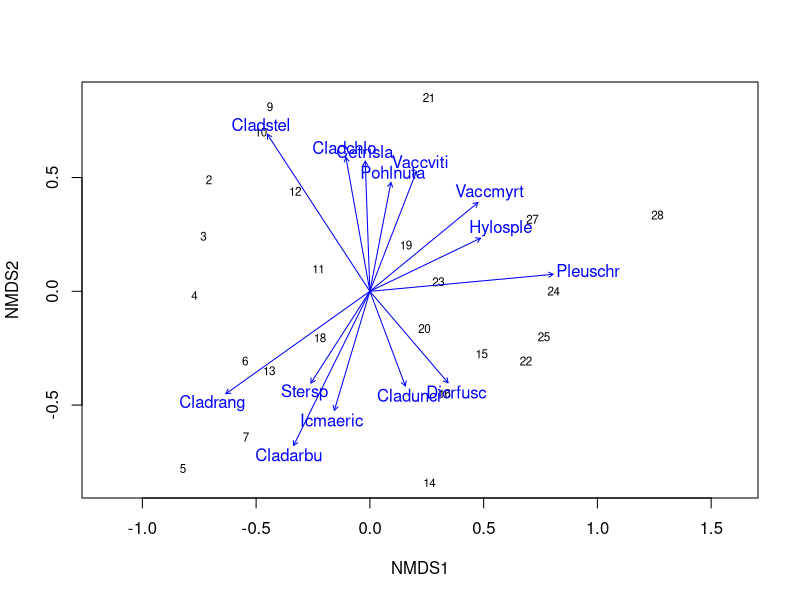
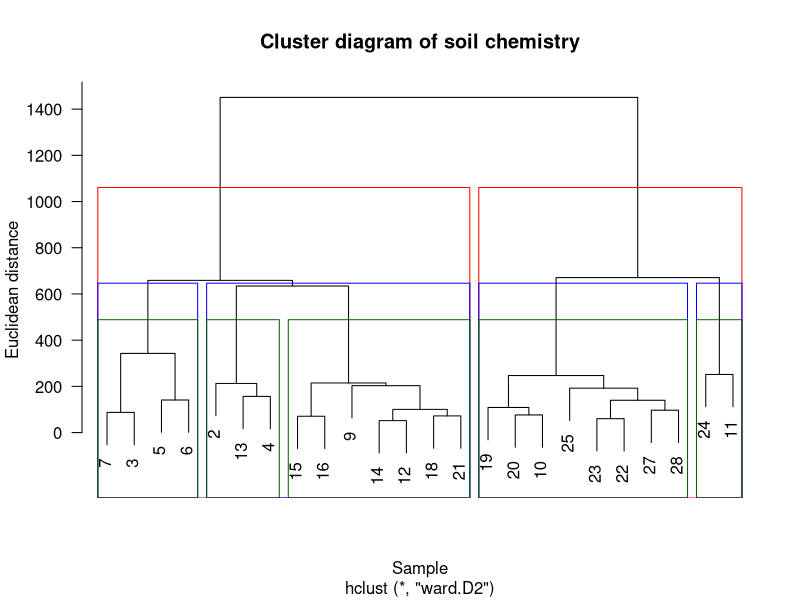
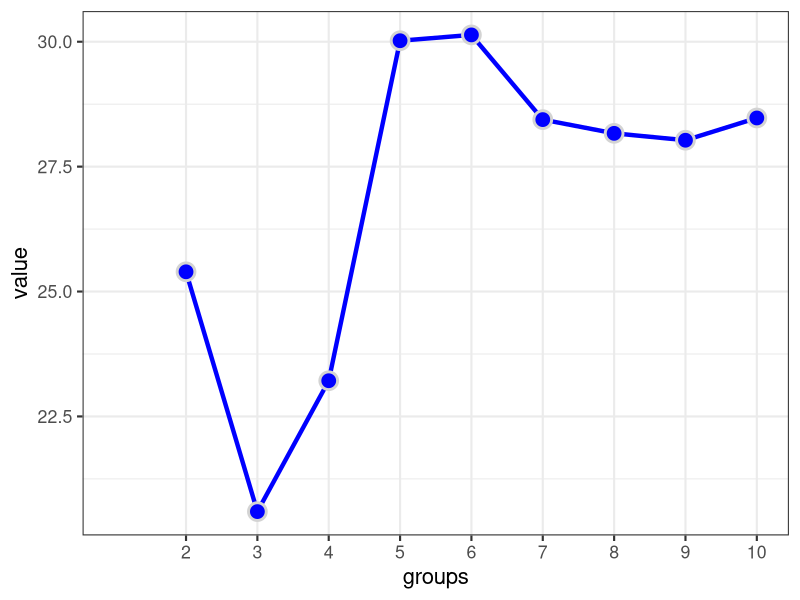
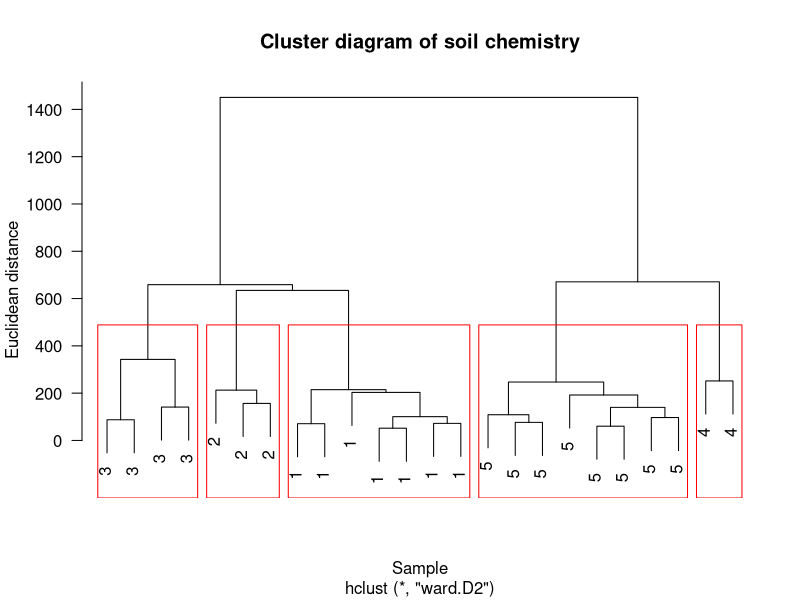

Source code (R) for these figures, in order:
## ---- chunk 1
knitr::opts_chunk$set(echo = TRUE)
options(knitr.duplicate.label = "allow")
## ---- chunk 2
library("vegan") #target package
library("ape")
library("dplyr") 
library("ggplot2")
library("tidyverse")# 4 extra useful packages
## ---- chunk 3
citation("vegan")
## ---- chunk 4
data("varespec") #this data is in the vegan package
head(varespec)
## ---- chunk 5
#direct quick output for students in a hurry...
#this is an NMDS for a specific distance calculation : Bray distance.
NMDS3 <- metaMDS(varespec, k = 2, trymax = 100, trace = F, autotransform = FALSE, distance="bray")
ef <- envfit(NMDS3, varespec, permu = 999)
ef

# The two last columns are of interest: the squared correlation coefficient and the associated p-value
# Plot the vectors of the significant correlations and interpret the plot
plot(NMDS3, type = "t", display = "sites")
plot(ef, p.max = 0.05)
## ---- chunk 6
#yet another quick output if you are in a hurry...
data("varechem") #this data is in the vegan package
head(varechem)

#first step
chem_d <- select(varechem, N:Mo) #selecting interesting data
chem_m <- round(vegdist(chem_d, method="euclidean"), 1) #fit distance matrice
as.matrix(chem_m)[c(1:5), c(1:5)]#get matrix

#second step
chem_clust <- hclust(chem_m, method="ward.D2")  #cluster data
plot(chem_clust, las = 1, 
     main="Cluster diagram of soil chemistry", 
     xlab="Sample", 
     ylab="Euclidean distance")
rect.hclust(chem_clust, 2, border="red") 
rect.hclust(chem_clust, 4, border="blue")
rect.hclust(chem_clust, 5, border="darkgreen") #plot clustered data with different clustering groups

#third step
fit <- cascadeKM(chem_d, 1, 10, iter = 5000)
fit$results %>% 
        as.data.frame() %>%
        rownames_to_column("metric") %>%
          pivot_longer(names_to = "groups", 
                       values_to = "value", 
                       - metric) %>%
        mutate(groups = str_extract(groups, "\\d+"), 
               groups = as.numeric(groups)) %>%
  filter(metric != "SSE") %>%
  ggplot(aes(x=groups, y = value)) + theme_bw(16) +
  geom_line(lwd=1.5, col="blue") +
  geom_point(pch=21, col="lightgrey", 
             bg="blue", stroke = 1.5, size=5) +
  scale_x_continuous(breaks = c(2:10), labels = c(2:10)) +
  theme(panel.grid.minor.x = element_blank()) #estimate best group number for clustering
grps <- as_tibble(fit$partition) #put them in a group variable
plot(chem_clust, las = 1,
     label = grps$`5 groups`, 
  main="Cluster diagram of soil chemistry", 
  xlab="Sample", ylab="Euclidean distance")
  rect.hclust(chem_clust, 5, border="red") #final plot
